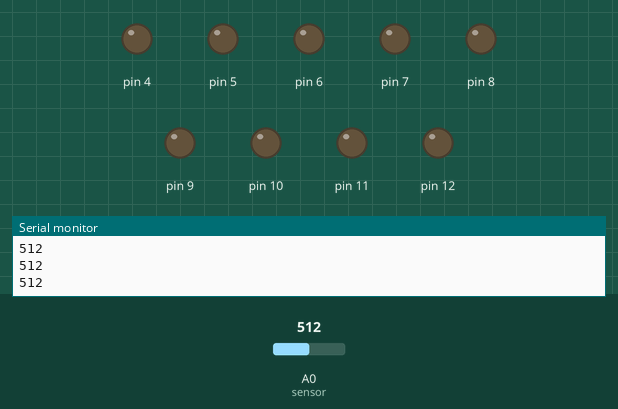
Simulated run of this sketch. Board: Arduino Uno, built with avr-gcc and run on an emulated ATmega328P. On the bench: output pins drawn as LEDs (lit = HIGH), the last lines printed to the serial monitor. The test bench sets the inputs (shaded band); at power-on: A0 (sensor) = 512. The audio player accepts every command and is not drawn.

Above: at 1.7 s.
1.8 s: A0 (sensor) set to 484
At 2.9 s:
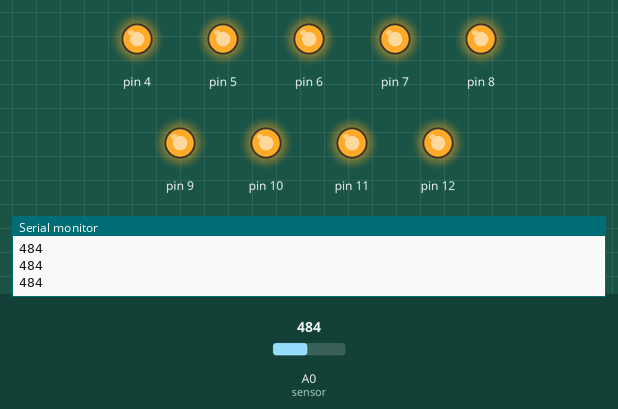
3.3 s: A0 (sensor) set to 700
4.8 s: A0 (sensor) set to 724
At 6.0 s:
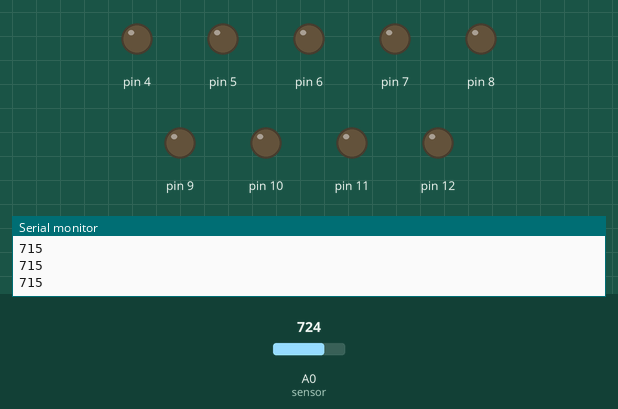
6.3 s: A0 (sensor) set to 490
At 7.8 s:
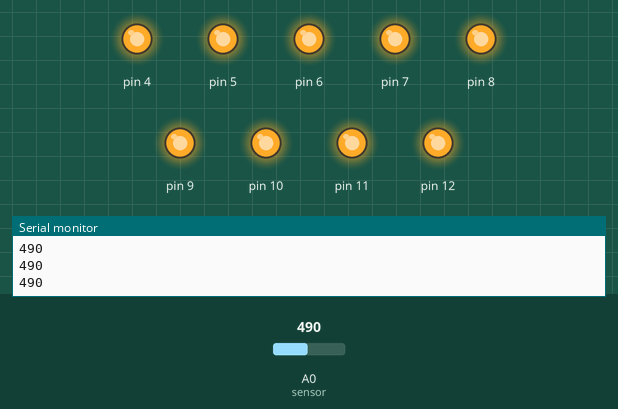
Timing chart, 0 to 9.0 s (numbered marks = the images above; inputs shaded):
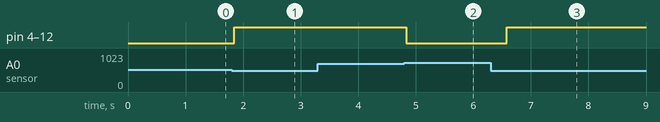

Measured:
- the behaviour switches between 500 and 499 on A0 (sensor) (found by bisection; images 0 and 1)
- the behaviour switches between 708 and 709 on A0 (sensor) (found by bisection; images 1 and 2)
- after the input at 1.8 s, pin 4–12: LOW → HIGH at once
- after the input at 4.8 s, pin 4–12: HIGH → LOW at once
- after the input at 6.3 s, pin 4–12: LOW → HIGH after 0.28 s

The sketch:

HandInHand_LED.ino
```cpp
#include "SoftwareSerial.h"
#include "DFRobotDFPlayerMini.h"

const int sensor = A0;
const int mp3_rx = 2;
const int mp3_tx = 3;

int value = 1023;
boolean touched = false;
boolean state;
unsigned long stopTime = 0;

SoftwareSerial mp3Serial(mp3_rx, mp3_tx);
DFRobotDFPlayerMini myDFPlayer;

void setup() {
  Serial.begin(9600);
  mp3Serial.begin(9600);

  if (!myDFPlayer.begin(mp3Serial)) {
    Serial.println(F("Unable to begin:"));
    Serial.println(F("1.Please recheck the connection!"));
    Serial.println(F("2.Please insert the SD card!"));
    while(true);
  }

  myDFPlayer.setTimeOut(500);
  myDFPlayer.volume(25);

  for (int i = 4; i <= 12; i++) {
    pinMode(i, OUTPUT);
  }
}

void loop() {
  int raw = analogRead(sensor);
  value += (raw - value) * 0.1;

  Serial.println(value);

  if (!touched && value < 500) {
    touched = true;
    turnOnLED();

    if (millis() - stopTime > 2000) {
       myDFPlayer.next();
    } else {
       myDFPlayer.start();
    }
  } else if (touched && value >= 700) {
    touched = false;

    turnOffLED();
    myDFPlayer.pause();
    stopTime = millis();
  }

  delay(10);
}

void turnOnLED() {
  for (int i = 4; i <= 12; i++) {
    digitalWrite(i, HIGH);
  }
}

void turnOffLED() {
  for (int i = 4; i <= 12; i++) {
    digitalWrite(i, LOW);
  }
}
```
